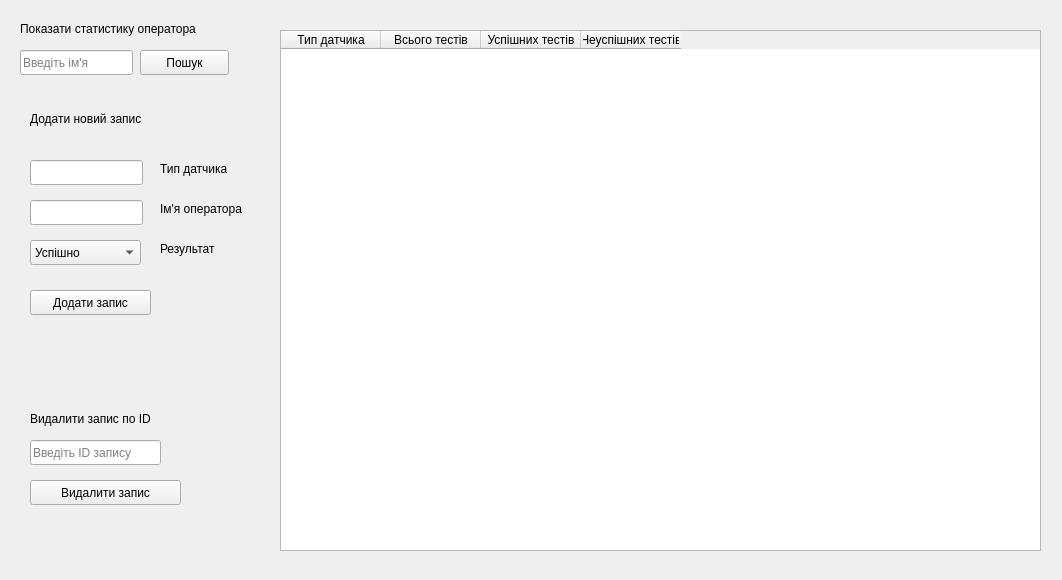
<?xml version="1.0" encoding="UTF-8"?>
<ui version="4.0">
 <class>MainWindow</class>
 <widget class="QMainWindow" name="MainWindow">
  <property name="geometry">
   <rect>
    <x>0</x>
    <y>0</y>
    <width>1062</width>
    <height>580</height>
   </rect>
  </property>
  <property name="windowTitle">
   <string>Test results</string>
  </property>
  <widget class="QWidget" name="centralwidget">
   <widget class="QTableWidget" name="test_result_table">
    <property name="geometry">
     <rect>
      <x>280</x>
      <y>30</y>
      <width>761</width>
      <height>521</height>
     </rect>
    </property>
    <property name="sizeAdjustPolicy">
     <enum>QAbstractScrollArea::AdjustToContents</enum>
    </property>
    <property name="editTriggers">
     <set>QAbstractItemView::NoEditTriggers</set>
    </property>
    <property name="selectionBehavior">
     <enum>QAbstractItemView::SelectRows</enum>
    </property>
    <column>
     <property name="text">
      <string>Тип датчика</string>
     </property>
    </column>
    <column>
     <property name="text">
      <string>Всього тестів</string>
     </property>
    </column>
    <column>
     <property name="text">
      <string>Успішних тестів</string>
     </property>
    </column>
    <column>
     <property name="text">
      <string>Неуспішних тестів</string>
     </property>
    </column>
   </widget>
   <widget class="QPushButton" name="search_button">
    <property name="geometry">
     <rect>
      <x>140</x>
      <y>50</y>
      <width>89</width>
      <height>25</height>
     </rect>
    </property>
    <property name="text">
     <string>Пошук</string>
    </property>
   </widget>
   <widget class="QPushButton" name="add_record_button">
    <property name="geometry">
     <rect>
      <x>30</x>
      <y>290</y>
      <width>121</width>
      <height>25</height>
     </rect>
    </property>
    <property name="text">
     <string>Додати запис</string>
    </property>
   </widget>
   <widget class="QPushButton" name="delete_record_button">
    <property name="geometry">
     <rect>
      <x>30</x>
      <y>480</y>
      <width>151</width>
      <height>25</height>
     </rect>
    </property>
    <property name="text">
     <string>Видалити запис</string>
    </property>
   </widget>
   <widget class="QLineEdit" name="search_input">
    <property name="geometry">
     <rect>
      <x>20</x>
      <y>50</y>
      <width>113</width>
      <height>25</height>
     </rect>
    </property>
    <property name="placeholderText">
     <string>Введіть ім'я</string>
    </property>
   </widget>
   <widget class="QLabel" name="label">
    <property name="geometry">
     <rect>
      <x>30</x>
      <y>410</y>
      <width>161</width>
      <height>17</height>
     </rect>
    </property>
    <property name="text">
     <string>Видалити запис по ID</string>
    </property>
   </widget>
   <widget class="QLineEdit" name="delete_record_input">
    <property name="geometry">
     <rect>
      <x>30</x>
      <y>440</y>
      <width>131</width>
      <height>25</height>
     </rect>
    </property>
    <property name="placeholderText">
     <string>Введіть ID запису</string>
    </property>
   </widget>
   <widget class="QLabel" name="label_2">
    <property name="geometry">
     <rect>
      <x>20</x>
      <y>20</y>
      <width>231</width>
      <height>17</height>
     </rect>
    </property>
    <property name="text">
     <string>Показати статистику оператора</string>
    </property>
   </widget>
   <widget class="QLabel" name="label_3">
    <property name="geometry">
     <rect>
      <x>30</x>
      <y>110</y>
      <width>151</width>
      <height>17</height>
     </rect>
    </property>
    <property name="text">
     <string>Додати новий запис</string>
    </property>
   </widget>
   <widget class="QLineEdit" name="add_record_operator_input">
    <property name="geometry">
     <rect>
      <x>30</x>
      <y>200</y>
      <width>113</width>
      <height>25</height>
     </rect>
    </property>
   </widget>
   <widget class="QLineEdit" name="add_record_device_input">
    <property name="geometry">
     <rect>
      <x>30</x>
      <y>160</y>
      <width>113</width>
      <height>25</height>
     </rect>
    </property>
   </widget>
   <widget class="QLabel" name="label_4">
    <property name="geometry">
     <rect>
      <x>160</x>
      <y>160</y>
      <width>111</width>
      <height>17</height>
     </rect>
    </property>
    <property name="text">
     <string>Тип датчика</string>
    </property>
   </widget>
   <widget class="QLabel" name="label_5">
    <property name="geometry">
     <rect>
      <x>160</x>
      <y>200</y>
      <width>111</width>
      <height>17</height>
     </rect>
    </property>
    <property name="text">
     <string>Ім'я оператора</string>
    </property>
   </widget>
   <widget class="QLabel" name="label_6">
    <property name="geometry">
     <rect>
      <x>160</x>
      <y>240</y>
      <width>71</width>
      <height>17</height>
     </rect>
    </property>
    <property name="text">
     <string>Результат</string>
    </property>
   </widget>
   <widget class="QComboBox" name="add_record_result_box">
    <property name="geometry">
     <rect>
      <x>30</x>
      <y>240</y>
      <width>111</width>
      <height>25</height>
     </rect>
    </property>
    <item>
     <property name="text">
      <string>Успішно</string>
     </property>
    </item>
    <item>
     <property name="text">
      <string>Неуспішно</string>
     </property>
    </item>
   </widget>
  </widget>
 </widget>
 <tabstops>
  <tabstop>search_input</tabstop>
  <tabstop>search_button</tabstop>
  <tabstop>add_record_device_input</tabstop>
  <tabstop>add_record_operator_input</tabstop>
  <tabstop>add_record_result_box</tabstop>
  <tabstop>add_record_button</tabstop>
  <tabstop>delete_record_input</tabstop>
  <tabstop>delete_record_button</tabstop>
  <tabstop>test_result_table</tabstop>
 </tabstops>
 <resources/>
 <connections/>
</ui>
